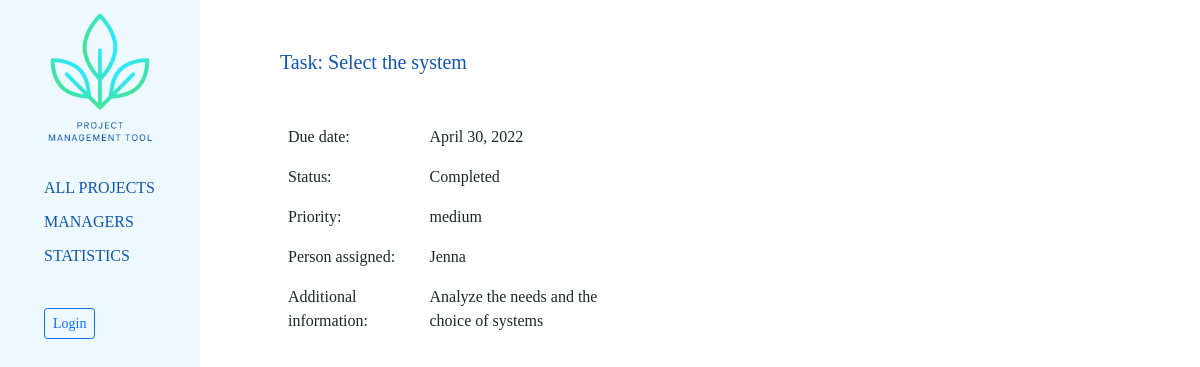
Screenshot of /project/3/tasks/11/ with the database file from the repository.
### projectmanagement_app/models.py (models this page shows, shortened)
class Task(models.Model):
    project = models.ForeignKey(Project, on_delete=models.CASCADE)
    name = models.CharField(max_length=100)
    due_date = models.DateField()
    TASK_STATUS = (
        ('NS', 'Not started'),
        ('IP', 'In Progress'),
        ('CO', 'Completed'),
        ('CA', 'Cancelled'),
    )
    status = models.CharField(
        max_length=2,
        choices=TASK_STATUS,
        default='NS',
    )
    person_assigned = models.CharField(max_length=100)
    additional_information = models.TextField(null=True, blank=True)
    PRIORITIES = (
        ('H', 'high'),
        ('M', 'medium'),
        ('L', 'low'),
    )
    priority = models.CharField(
        max_length=1,
        choices=PRIORITIES,
        default='M',
    )
    class Meta:
        ordering = ["due_date"]

### projectmanagement_app/views.py (the view)
# urls.py: path("project/<int:project_id>/tasks/<int:pk>/", views.TaskDetailView.as_view(), name="task-detail"),
class TaskDetailView(DetailView):
    model = Task
    def get_context_data(self, **kwargs):
        context = super().get_context_data(**kwargs)
        project_id = self.kwargs["project_id"]
        task_id = self.kwargs["pk"]
        context["project_id"] = project_id
        context["task_id"] = task_id
        return context

### projectmanagement_app/templates/projectmanagement_app/task_detail.html (shortened to what this page needs)
{% extends "base.html" %}
{% block content %}
<h4>Task: {{task.name}}</h4>
<table class="table table-borderless" style="width:40%; margin-bottom:35px;">
    <tbody>
      <tr>
        <td>Due date:</td>
        <td>{{task.due_date}}</td>
      </tr>
      <tr>
        <td>Status:</td>
        <td>{{task.get_status_display}}</td>
      </tr>
      <tr>
        <td>Priority:</td>
        <td>{{task.get_priority_display}}</td>
      </tr>
      <tr>
        <td>Person assigned:</td>
        <td>{{task.person_assigned}}</td>
      </tr>
      <tr>
        <td>Additional information:</td>
        {% if task.additional_information %}
        <td>{{task.additional_information}}</td>
        {% else %}
        <td> - </td>
        {% endif %}
      </tr>
    </tbody>
</table>
{% endblock %}

### projectmanagement_app/static/css/styles.css (style rules this page uses)
body { font-family: Calibri; }
h4 { color: #0F55B2; padding-bottom: 35px; font-size: 20px; }

### rows the page displays
Task: name "Select the system", due_date "April 30, 2022", status "Completed", priority "medium", person_assigned "Jenna", additional_information "Analyze the needs and the choice of systems"
